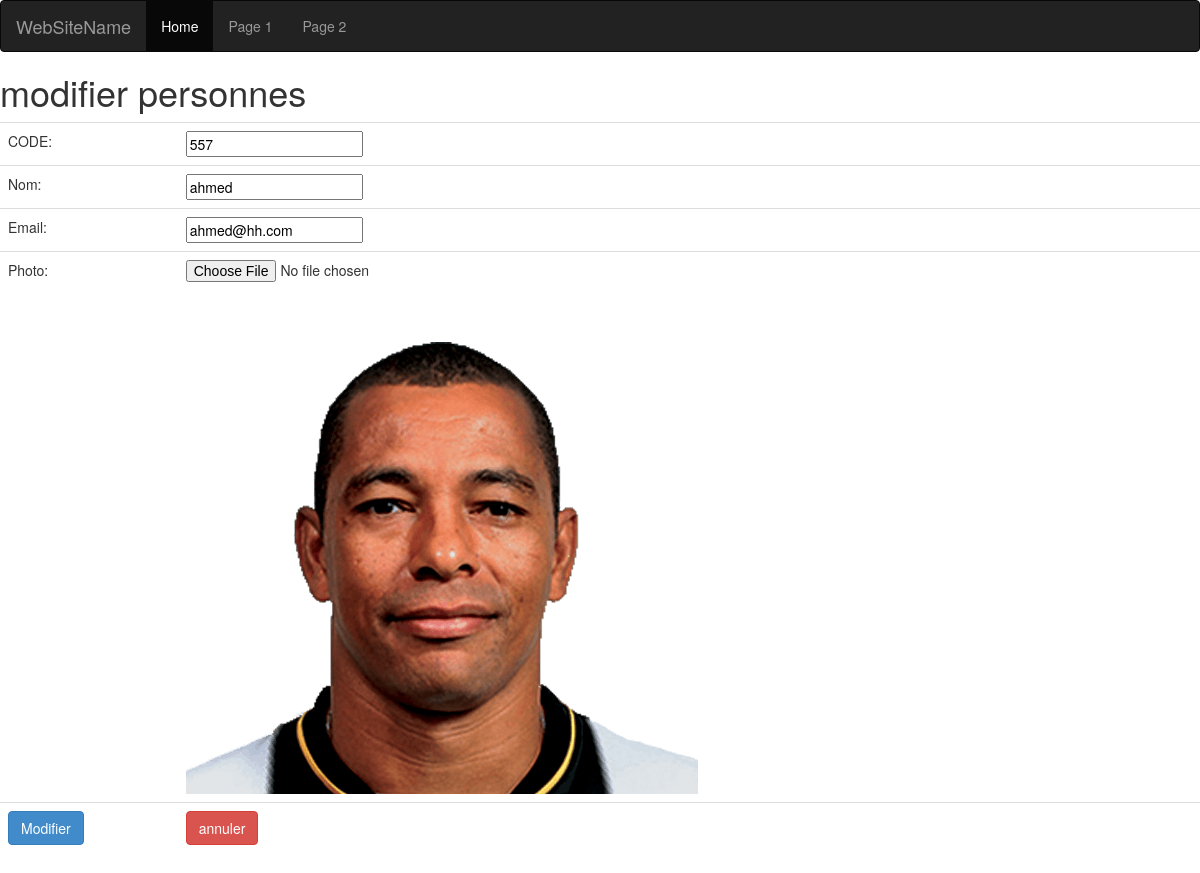
Screenshot of /modifier.php?code=557 with the database file from the repository.
### tables this page shows
CREATE TABLE `etudiant` (
  `code` varchar(10) NOT NULL,
  `nom` varchar(25) NOT NULL,
  `email` varchar(25) NOT NULL,
  `photo` varchar(30) NOT NULL
);

### modifier.php (the view, shortened to what this page needs)
<?php
$code=$_GET['code'];
require 'server.php';
$req='SELECT * FROM etudiant WHERE code=?';
$para=array($code);
$st=$cn->prepare($req);
$st->execute($para);
?>
<!DOCTYPE html>
<html>
<head>
<link rel="stylesheet" type="text/css" href="bootstrap.min.css">
</head>
<body>
	<?php
require 'navbar.php';
?>
<h1>modifier personnes</h1>
<form action="update.php" method="post" enctype="multipart/form-data" >
	<table class="table table-stripped">
		<?php while ($rs=$st->fetch()) { ?>
<tr>
	<td>CODE:</td>
	<td><input type="text" name="code" value="<?php echo $rs['code']; ?>" readonly></td>
</tr>
		 <tr>
	<td>Nom:</td>
	<td><input type="text" name="nom" value="<?php echo $rs['nom']; ?>"></td>
</tr>
<tr>
	<td>Email:</td>
	<td><input type="text" name="email" value="<?php echo $rs['email']; ?>"></td>
</tr>
<tr>
	<td>Photo:</td>
	<td><input type="file" name="photo">
<img src="images/<?php echo $rs['photo']; ?>">
	 </td>
</tr>
<?php } ?>
		<tr>
<td>	<input type="submit" name="Modifier" value="Modifier" class="btn btn-primary"></td>
	<td><input type="reset" name="annuler" value="annuler" class="btn btn-danger"></td>
		</tr>
	</table>
</form>
</body>
</html>

### rows the page displays
etudiant: code "557", nom "ahmed", email "ahmed@hh.com", photo (picture)
